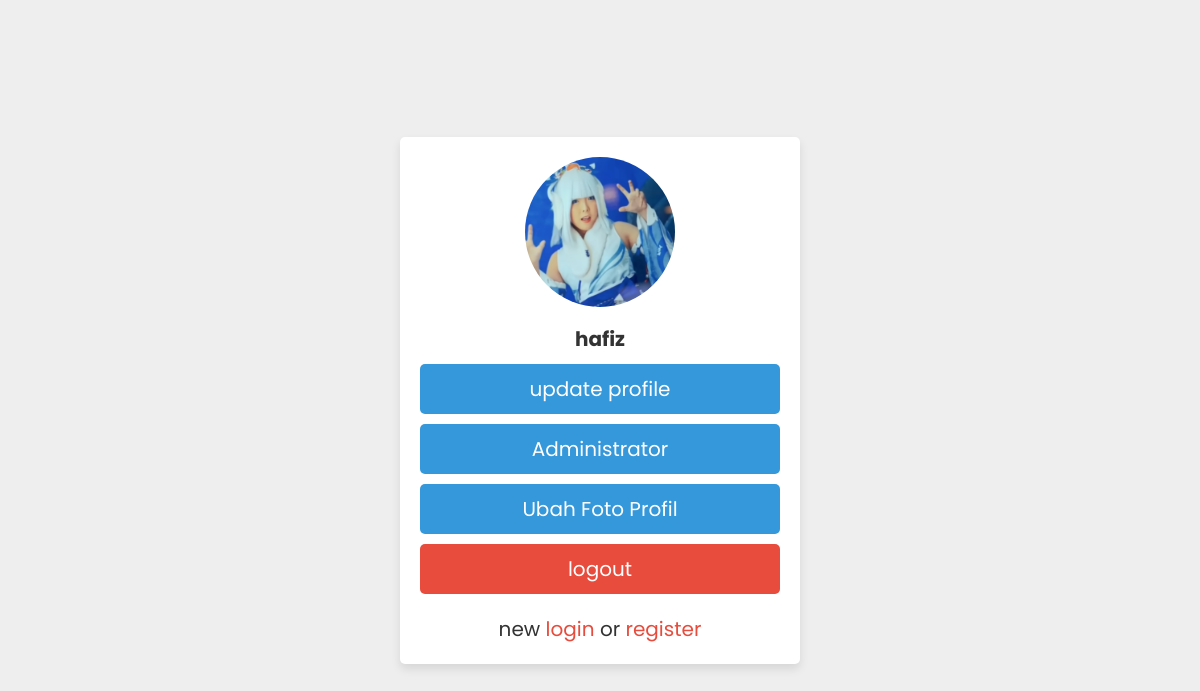
The page /profil.php (signed in) on the database its author committed.
### tables this page shows
CREATE TABLE `user_form` (
  `id` int(255) NOT NULL,
  `name` varchar(255) NOT NULL,
  `email` varchar(255) NOT NULL,
  `password` varchar(255) NOT NULL,
  `image` varchar(100) NOT NULL
);

### profil.php (the view, shortened to what this page needs)
<?php
include 'koneksi.php';
$user_id = $_SESSION['user_id'];
?>
<!DOCTYPE html>
<html lang="en">
<head>
    <link rel="stylesheet" href="loginsystem\css\style.css">
</head>
<body>
<div class="container">
   <div class="profile">
      <?php
         $select = mysqli_query($koneksi, "SELECT * FROM `user_form` WHERE id = '$user_id'") or die('query failed');
         if(mysqli_num_rows($select) > 0){
            $fetch = mysqli_fetch_assoc($select);
         }
         if($fetch['image'] == ''){
            echo '<img src="images/default-avatar.png">';
         }else{
            echo '<img src="uploaded_img/'.$fetch['image'].'">';
         }
      ?>
      <h3><?php echo $fetch['name']; ?></h3>
      <a href="update_profile.php" class="btn">update profile</a>
      <a href="admin.php" class="btn">Administrator</a>
      <a href="fotoprofil.php" class="btn">Ubah Foto Profil</a>
      <a href="index.php?logout=<?php echo $user_id; ?>" class="delete-btn">logout</a>
      <p>new <a href="login.php">login</a> or <a href="register.php">register</a></p>
   </div>
</div>
</body>
</html>

### loginsystem/css/style.css (style rules this page uses)
:root { --blue:#3498db; --dark-blue:#2980b9; --red:#e74c3c; --dark-red:#c0392b; --black:#333; --white:#fff; --light-bg:#eee; --box-shadow:0 5px 10px rgba(0,0,0,.1); }
* { font-family: 'Poppins', sans-serif; margin:0; padding:0; box-sizing: border-box; outline: none; border: none; text-decoration: none; }
.btn, .delete-btn { width: 100%; border-radius: 5px; padding:10px 30px; color:var(--white); display: block; text-align: center; cursor: pointer; font-size: 20px; margin-top: 10px; }
.btn { background-color: var(--blue); }
.delete-btn { background-color: var(--red); }
.container { min-height: 100vh; background-color: var(--light-bg); display: flex; align-items: center; justify-content: center; padding:20px; }
.container .profile { padding:20px; background-color: var(--white); box-shadow: var(--box-shadow); text-align: center; width: 400px; border-radius: 5px; }
.container .profile img { height: 150px; width: 150px; border-radius: 50%; object-fit: cover; margin-bottom: 5px; }
.container .profile h3 { margin:5px 0; font-size: 20px; color:var(--black); }
.container .profile p { margin-top: 20px; color:var(--black); font-size: 20px; }
.container .profile p a { color:var(--red); }

### rows shown on the page
user_form: image (picture), name "hafiz"
